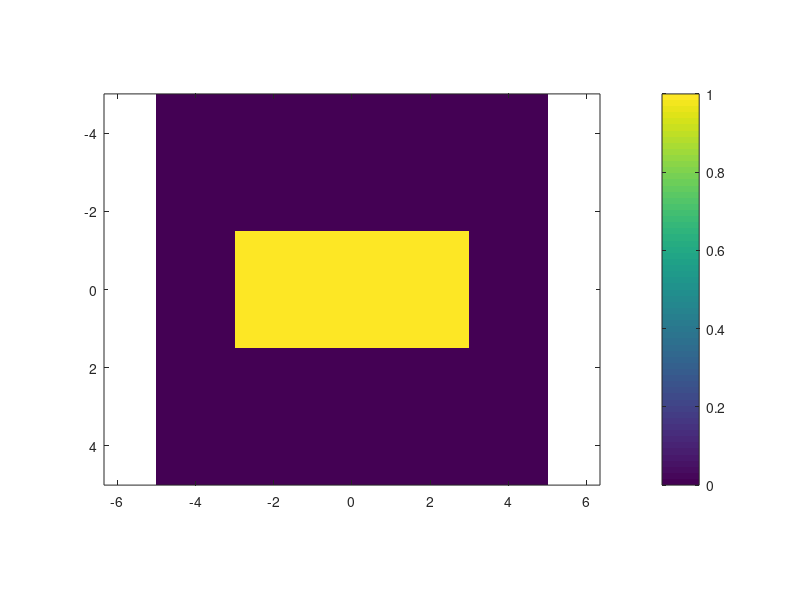
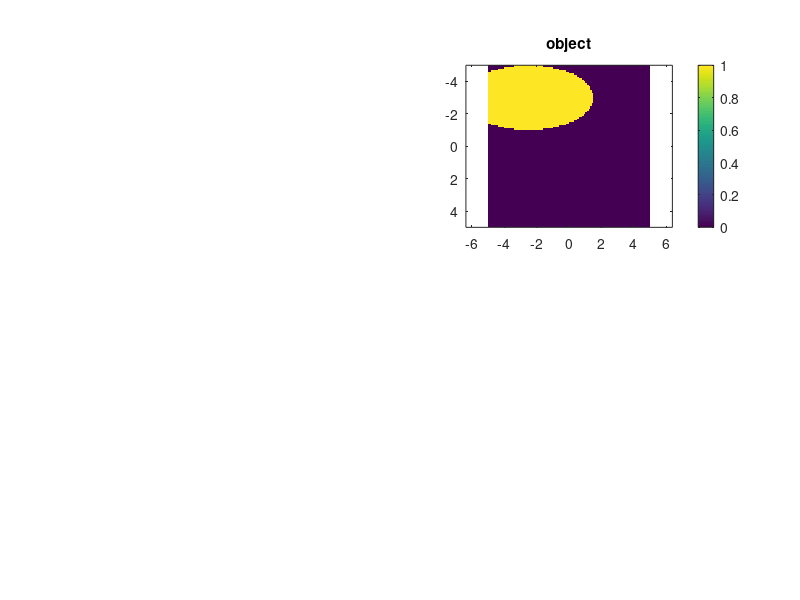

Here is the MATLAB script that generated these plots, in order:
%close all; clc; clear all;
% define grid
Sx = 10;
Sy = 10;
Nx = 100;
Ny = round(Nx*Sy/Sx);
%meshgrid
dx = Sx/Nx;
dy = Sy/Ny;
xa = [0.5:Nx-0.5]*dx;       xa = xa-mean(xa);
ya = [0.5:Ny-0.5]*dy;       ya = ya-mean(ya);
[Y,X] = meshgrid(ya,xa);
RSQ = X.^2 + Y.^2;
imagesc(xa,ya,RSQ.')
%%
% rotate coordinates
degrees = pi/180;
phi     = 0*degrees;
[THETA,R] = cart2pol(X,Y);
[X,Y]     = pol2cart(THETA +phi,R);
% build object
x1 = -3;
x2 =  3; 
y1 = -1.5;
y2 =  1.5;
O1 = (X>=x1 & X<=x2 & Y>=y1 & Y<=y2);

figure(1)
imagesc(xa,ya,O1.')
%imagesc(xa,ya,THETA.');
%imagesc(xa,ya,R.');
axis equal tight;
colorbar;
%%
% visualize radial grid
figure(2)
%subplot(1,2,1);
%imagesc(xa,ya,RSQ.');
%imagesc(xa,ya,THETA.');
imagesc(xa,ya,R.');
axis equal tight;
colorbar;
title('RSQ');

%% build a circle
r = 4;
C = (RSQ <= r^2);

% visualize radial grid
subplot(1,2,2);
imagesc(xa,ya,C.');
axis equal tight;
colorbar;
title('object');

%% build a ellipse
x0 = -2.5;
y0 = -3; 
rx = 4;
ry = 2;
E = ((X-x0)/rx).^2 + ((Y-y0)/ry).^2 <= 1;
subplot(2,2,2);
imagesc(xa,ya,E.');
axis equal tight;
colorbar;
title('object');